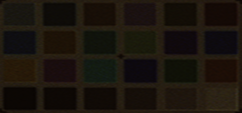
#> input picture divere/utils/colorchecker/Ultramax+2EV-5000ed-Croped-ACEScgLinear.tif, 242 x 113 px
$ python -i image_manager.py   (imports and definitions only)
#> lines starting #> are read from the running program, lines starting #| are printed output that depends on the picture
### divere/core/data_types.py
"""
核心数据类型定义
"""

from dataclasses import dataclass, field
from typing import Dict, List, Tuple, Any, Optional
import numpy as np


@dataclass
class ImageData:
    """图像数据封装"""
    array: Optional[np.ndarray] = None
    width: int = 0
    height: int = 0
    channels: int = 3
    dtype: np.dtype = np.float32
    color_space: str = "sRGB"
    icc_profile: Optional[bytes] = None
    metadata: Dict[str, Any] = field(default_factory=dict)
    file_path: str = ""
    is_proxy: bool = False
    proxy_scale: float = 1.0

    def __post_init__(self):
        if self.array is not None:
            self.height, self.width = self.array.shape[:2]
            self.channels = self.array.shape[2] if len(self.array.shape) == 3 else 1
            self.dtype = self.array.dtype

    # [28 lines left out: functions copy, copy_with_new_array, not called in this run]


@dataclass
class ColorGradingParams:
    # ... (rest of the class is unchanged)
    """调色参数配置"""
    # 基础参数
    input_gamma: float = 2.2
    input_gain: float = 1.0

    # 密度反相参数
    density_gamma: float = 2.6
    density_gain: float = 1.0
    density_dmax: float = 2.0

    # 校正矩阵
    correction_matrix_file: str = ""
    correction_matrix: Optional[np.ndarray] = None

    # RGB增益
    rgb_gains: Tuple[float, float, float] = (0.0, 0.0, 0.0)

    # 密度曲线
    density_curve_points: List[Tuple[float, float]] = field(default_factory=list)


    # 调试模式参数
    enable_density_inversion: bool = True
    enable_correction_matrix: bool = True
    enable_rgb_gains: bool = True
    enable_density_curve: bool = True

    # 曲线调整
    enable_curve: bool = False
    curve_points: List[Tuple[float, float]] = field(default_factory=lambda: [(0.0, 0.0), (1.0, 1.0)])  # RGB主曲线

    # 单通道曲线
    enable_curve_r: bool = False
    enable_curve_g: bool = False
    enable_curve_b: bool = False
    curve_points_r: List[Tuple[float, float]] = field(default_factory=lambda: [(0.0, 0.0), (1.0, 1.0)])
    curve_points_g: List[Tuple[float, float]] = field(default_factory=lambda: [(0.0, 0.0), (1.0, 1.0)])
    curve_points_b: List[Tuple[float, float]] = field(default_factory=lambda: [(0.0, 0.0), (1.0, 1.0)])

    # 性能优化参数（已简化，移除快速预览模式）
    small_proxy: bool = True
    low_precision_lut: bool = True  # 使用低精度LUT
    lut_size: int = 16  # LUT大小，默认16x16x16
    proxy_size: str = "2000x2000"  # 代理图像大小

    # [101 lines left out: functions to_dict, from_dict, copy, not called in this run]

@dataclass
class LUT3D:
    # ... (rest of the class is unchanged)
    """3D LUT数据结构"""
    size: int = 32  # LUT大小 (size x size x size)
    data: Optional[np.ndarray] = None  # LUT数据 (size^3, 3)

    # [38 lines left out: functions __post_init__, _create_identity_lut, apply_to_image, not called in this run]

@dataclass
class Curve:
    # ... (rest of the class is unchanged)
    """密度曲线数据结构"""
    points: List[Tuple[float, float]] = field(default_factory=list)
    interpolation_method: str = "linear"  # linear, cubic, bezier

    # [42 lines left out: functions add_point, remove_point, get_interpolated_curve, apply_to_image, not called in this run]

### divere/core/image_manager.py
"""
图像管理模块
负责图像的导入、代理生成、缓存管理
"""

import os
import hashlib
from typing import Optional, Dict, Tuple
from pathlib import Path
import numpy as np
import cv2
from PIL import Image
import imageio

from .data_types import ImageData


class ImageManager:
    """图像管理器"""

    def __init__(self, cache_dir: str = ".cache"):
        self.cache_dir = Path(cache_dir)
        self.cache_dir.mkdir(exist_ok=True)
        self._proxy_cache: Dict[str, ImageData] = {}
        self._max_cache_size = 10  # 最大缓存图像数量

    def load_image(self, file_path: str) -> ImageData:
        """加载图像文件"""
        file_path = Path(file_path)
        if not file_path.exists():
            raise FileNotFoundError(f"图像文件不存在: {file_path}")
        ext = file_path.suffix.lower()

        # 优先使用PIL处理TIFF以正确识别通道顺序（如RGBA/ARGB/CMYK等）
        if ext in [".tif", ".tiff"]:
            try:
                pil_image = Image.open(file_path)
#> pil_image is the input picture: PIL image 242x113 RGB; mean R, G, B 26.6, 20.5, 13.3
                mode = pil_image.mode  # 例如: 'RGB', 'RGBA', 'CMYK', 'I;16', 'F', 'LA' 等
#> mode = 'RGB'
                bands = pil_image.getbands()  # 例如: ('R','G','B','A') 或 ('A','R','G','B') 或 ('C','M','Y','K')
#> bands = ('R', 'G', 'B')

                # 若为CMYK或其它非RGB空间，先转换到RGB
                if mode in ["CMYK", "YCbCr", "LAB"]:
                    pil_image = pil_image.convert("RGB")
                    mode = pil_image.mode
                    bands = pil_image.getbands()

                image = np.array(pil_image)

                # 归一化到[0,1]
                if image.dtype != np.float32:
                    image = image.astype(np.float32)
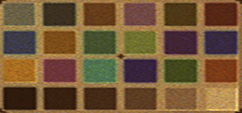
#> image: shape (113, 242, 3) float32; mean R, G, B 26.6, 20.5, 13.3; drawn with min black and max white
                    if image.max() > 1.0:
                        # 根据位深度推断范围
                        if image.max() > 255:
                            image /= 65535.0
                        else:
                            image /= 255.0

                # 灰度转为单通道形状 (H,W,1)
                if image.ndim == 2:
                    image = image[:, :, np.newaxis]

                # 处理4通道的通道顺序：优先识别Alpha；否则启发式识别红外IR通道（更“平滑/平均”）并移到最后
                if image.ndim == 3 and image.shape[2] == 4:
                    print(f"[ImageManager] 检测到4通道TIFF: {file_path.name}, mode={mode}, bands={bands}")
                    handled = False
                    # 1) 若bands可用且包含A，按RGBA重排
                    if bands is not None:
                        try:
                            band_list = list(bands)
                            if 'A' in band_list:
                                alpha_idx = band_list.index('A')
                                if set(['R','G','B']).issubset(set(band_list)):
                                    r_idx = band_list.index('R')
                                    g_idx = band_list.index('G')
                                    b_idx = band_list.index('B')
                                    image = image[..., [r_idx, g_idx, b_idx, alpha_idx]]
                                    print(f"[ImageManager] 通过bands识别Alpha通道(index={alpha_idx})，已重排为RGBA顺序")
                                else:
                                    # 仅将Alpha放末尾
                                    rgb_indices = [i for i in range(4) if i != alpha_idx]
                                    image = image[..., rgb_indices + [alpha_idx]]
                                    print(f"[ImageManager] 通过bands识别Alpha通道(index={alpha_idx})，已将Alpha移至最后")
                                handled = True
                        except Exception:
                            handled = False

                    if not handled:
                        # 2) 启发式识别IR通道：其方差/Laplacian方差明显更低（更平滑/平均）
                        # 采样以提速
                        sample = image[::8, ::8, :]
                        H, W, _ = sample.shape
                        ch = sample.reshape(-1, 4)
                        var_spatial = ch.var(axis=0)
                        # 简单梯度能量（近似边缘能量）
                        gx = np.diff(sample, axis=1, prepend=sample[:, :1, :])
                        gy = np.diff(sample, axis=0, prepend=sample[:1, :, :])
                        edge_energy = (gx**2 + gy**2).mean(axis=(0, 1))
                        score = var_spatial + 0.5 * edge_energy
                        candidate = int(np.argmin(score))
                        # 与次小值比较，确保明显更低
                        sorted_scores = np.sort(score)
                        if sorted_scores[0] < 0.5 * sorted_scores[1]:
                            # 将IR放到最后，其余通道保持原相对顺序
                            order = [i for i in range(4) if i != candidate] + [candidate]
                            image = image[..., order]
                            print(f"[ImageManager] 通过启发式识别IR通道(index={candidate})，score={score.round(6).tolist()}，已重排为RGB+IR")
                        else:
                            print(f"[ImageManager] 启发式无法明确识别IR通道，保持原通道顺序，score={score.round(6).tolist()}")

                    # 3) 若存在Alpha通道，则在导入时直接丢弃Alpha，避免影响后续流程
                    drop_alpha = False
                    alpha_index = None
                    # 明确的bands包含A
                    if bands is not None and 'A' in list(bands):
                        # 若前面按bands重排过，此时A应在末位；稳妥起见再次定位索引
                        alpha_index = list(bands).index('A')
                        # 若已重排至RGBA，alpha_index应为3；否则按当前位置删除
                        drop_alpha = True
                    else:
                        # 启发式判断Alpha（近乎常量且接近0或1）
                        sample = image[::8, ::8, :]
                        ch = sample.reshape(-1, 4)
                        vars_ = ch.var(axis=0)
                        means_ = ch.mean(axis=0)
                        for idx in range(4):
                            if vars_[idx] < 1e-6 and (means_[idx] < 0.01 or means_[idx] > 0.99):
                                alpha_index = idx
                                drop_alpha = True
                                break
                    if drop_alpha and alpha_index is not None and 0 <= alpha_index < 4:
                        image = np.delete(image, alpha_index, axis=2)
                        print(f"[ImageManager] 检测到Alpha通道(index={alpha_index})，已在导入时移除。当前shape={image.shape}")

                # 创建ImageData并返回
                image_data = ImageData(
                    array=image,
                    color_space="Film_KodakRGB_Linear",
                    file_path=str(file_path),
                    is_proxy=False,
                    proxy_scale=1.0
                )
                return image_data
            except Exception as e:
                # 回退到OpenCV路径
                pass

        # 尝试使用OpenCV加载（非TIFF优先走此分支）
        try:
            image = cv2.imread(str(file_path), cv2.IMREAD_UNCHANGED)
            if image is None:
                raise ValueError("OpenCV无法加载图像")

            # OpenCV使用BGR(A)格式，转换为RGB(A)
            if len(image.shape) == 3:
                if image.shape[2] == 3:
                    image = cv2.cvtColor(image, cv2.COLOR_BGR2RGB)
                elif image.shape[2] == 4:
                    print(f"[ImageManager] 检测到4通道图像(BGRA→RGBA): {file_path.name}")
                    image = cv2.cvtColor(image, cv2.COLOR_BGRA2RGBA)
                    # 对OpenCV读取的4通道图也进行IR启发式识别（若不存在明显Alpha）
                    sample = image[::8, ::8, :].astype(np.float32) / (255.0 if image.dtype!=np.float32 and image.max()>1.0 else 1.0)
                    ch = sample.reshape(-1, 4)
                    var_spatial = ch.var(axis=0)
                    gx = np.diff(sample, axis=1, prepend=sample[:, :1, :])
                    gy = np.diff(sample, axis=0, prepend=sample[:1, :, :])
                    edge_energy = (gx**2 + gy**2).mean(axis=(0, 1))
                    score = var_spatial + 0.5 * edge_energy
                    candidate = int(np.argmin(score))
                    sorted_scores = np.sort(score)
                    # 若第4通道近似透明掩码（极低方差且均值接近0或1），放行不改。否则按IR处理。
                    means = ch.mean(axis=0)
                    is_alpha_like = (var_spatial[candidate] < 1e-6) and (means[candidate] < 0.01 or means[candidate] > 0.99)
                    if (sorted_scores[0] < 0.5 * sorted_scores[1]) and not is_alpha_like:
                        order = [i for i in range(4) if i != candidate] + [candidate]
                        image = image[..., order]
                        print(f"[ImageManager] 通过启发式识别IR通道(index={candidate})，score={score.round(6).tolist()}，已重排为RGB+IR")
                    else:
                        print(f"[ImageManager] 4通道保持顺序，score={score.round(6).tolist()}，alpha_like={bool(is_alpha_like)}")

                    # 导入时移除Alpha（若存在）
                    # 再次采用启发式：近乎常量且接近0/1的通道视为Alpha
                    sample2 = image[::8, ::8, :].astype(np.float32) / (255.0 if image.dtype!=np.float32 and image.max()>1.0 else 1.0)
                    ch2 = sample2.reshape(-1, 4)
                    vars2 = ch2.var(axis=0)
                    means2 = ch2.mean(axis=0)
                    alpha_idx = None
                    for idx in range(4):
                        if vars2[idx] < 1e-6 and (means2[idx] < 0.01 or means2[idx] > 0.99):
                            alpha_idx = idx
                            break
                    if alpha_idx is not None:
                        image = np.delete(image, alpha_idx, axis=2)
                        print(f"[ImageManager] 检测到Alpha通道(index={alpha_idx})，已在导入时移除。当前shape={image.shape}")

            # 转换为float32并归一化到[0,1]
            if image.dtype != np.float32:
                original_dtype = image.dtype
                image = image.astype(np.float32)

                # 根据原始数据类型进行正确的归一化
                if original_dtype == np.uint8:
                    # 8bit图像: 0-255 -> 0-1
                    image /= 255.0
                elif original_dtype == np.uint16:
                    # 16bit图像: 0-65535 -> 0-1
                    image /= 65535.0
                elif original_dtype == np.uint32:
                    # 32bit图像: 0-4294967295 -> 0-1
                    image /= 4294967295.0
                elif original_dtype == np.int16:
                    # 16bit有符号: -32768-32767 -> 0-1
                    image = (image + 32768) / 65535.0
                elif original_dtype == np.int32:
                    # 32bit有符号: -2147483648-2147483647 -> 0-1
                    image = (image + 2147483648) / 4294967295.0
                elif image.max() > 1.0:
                    # 其他情况，使用最大值归一化
                    image /= image.max()

        except Exception as e:
            # 如果OpenCV失败，尝试使用PIL
            try:
                pil_image = Image.open(file_path)
                original_mode = pil_image.mode
                image = np.array(pil_image, dtype=np.float32)

                # 根据PIL模式进行正确的归一化
                if original_mode in ['L', 'RGB', 'RGBA']:
                    # 8bit图像
                    if image.max() > 1.0:
                        image /= 255.0
                elif original_mode in ['I', 'I;16']:
                    # 16bit图像
                    if image.max() > 1.0:
                        image /= 65535.0
                elif original_mode in ['F']:
                    # 32bit浮点图像，通常已经是0-1范围
                    pass
                elif image.max() > 1.0:
                    # 其他情况，使用最大值归一化
                    image /= image.max()

                # 处理灰度图像
                if len(image.shape) == 2:
                    image = image[:, :, np.newaxis]

            except Exception as e2:
                raise RuntimeError(f"无法加载图像文件: {e}, {e2}")

        # 如果存在Alpha通道，暂不丢弃，但在后续色彩空间转换时会自动忽略
        # 创建ImageData对象（默认Film_KodakRGB_Linear，色彩空间将由用户手动选择）
        image_data = ImageData(
            array=image,
            color_space="Film_KodakRGB_Linear",  # 默认Film_KodakRGB_Linear
            file_path=str(file_path),
            is_proxy=False,
            proxy_scale=1.0
        )

        return image_data

    # [41 lines left out: function generate_proxy, not called in this run]

    def get_cached_proxy(self, image_id: str) -> Optional[ImageData]:
        """获取缓存的代理图像"""
        return self._proxy_cache.get(image_id)

    # [9 lines left out: function cache_proxy, not called in this run]

    def clear_cache(self):
        """清空缓存"""
        self._proxy_cache.clear()

    # [69 lines left out: functions get_image_id, save_image, get_supported_formats, is_supported_format, not called in this run]

>>> result = ImageManager().load_image('../utils/colorchecker/Ultramax+2EV-5000ed-Croped-ACEScgLinear.tif')
